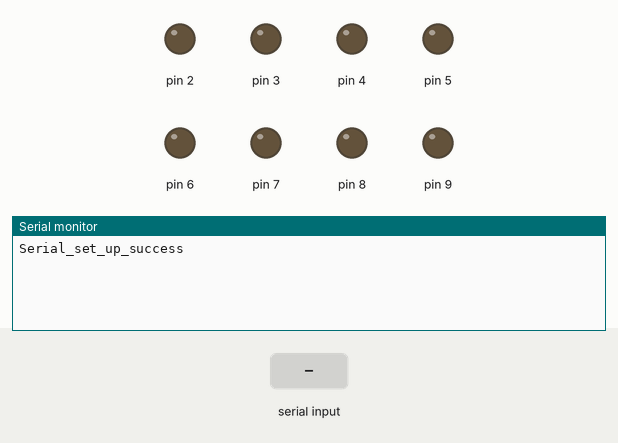
Simulated run of this sketch. Board: Arduino Uno, built with avr-gcc and run on an emulated ATmega328P. Parts: output pins drawn as LEDs (lit = HIGH), the last lines printed to the serial monitor. The inputs (shaded band) are chosen by the test bench.

Above: at 1.2 s.
1.3 s: "$" received over Serial
At 2.4 s:
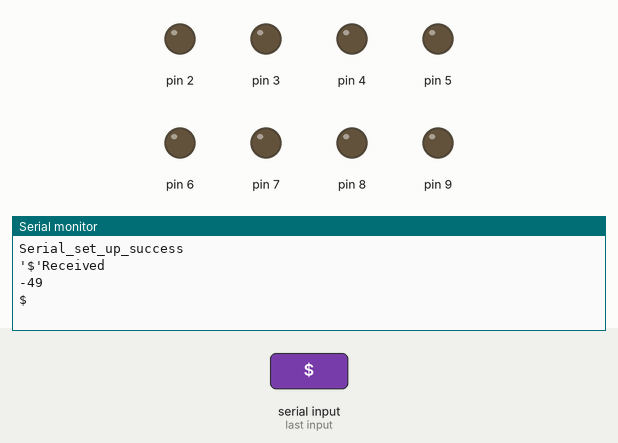
2.8 s: "^" received over Serial
At 3.6 s:
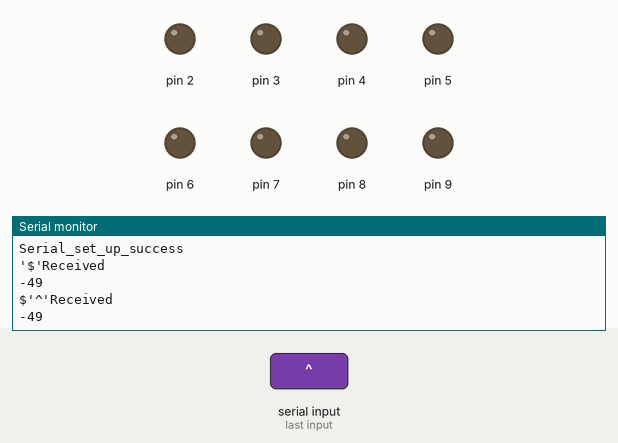
4.3 s: "90,45\n" received over Serial
At 4.7 s:
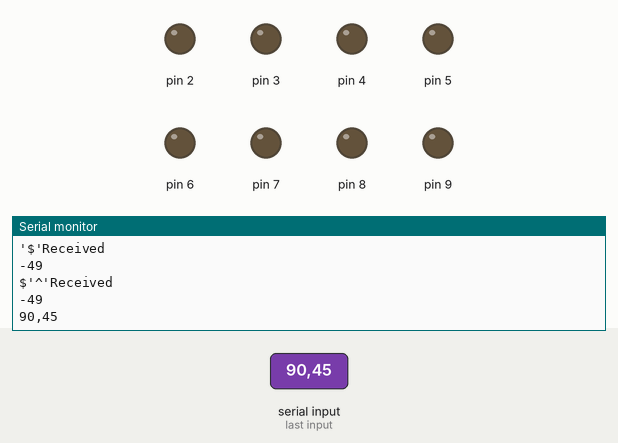

Measured:
- after the input at 1.3 s, the serial monitor: prints a new line at once (image 1)
- after the input at 2.8 s, the serial monitor: prints a new line at once (image 2)
- after the input at 4.3 s, the serial monitor: prints a new line at once (image 3)

The sketch:

4bitFiniteStateArduino.ino
```cpp
int setPin;
void setup()
{
  Serial.begin(115200);
  Serial.println("Serial_set_up_success");
  pinMode(1, OUTPUT);
  pinMode(2, OUTPUT);
  pinMode(3, OUTPUT);
  pinMode(4, OUTPUT);
  pinMode(5, OUTPUT);
  pinMode(6, OUTPUT);
  pinMode(7, OUTPUT);
  pinMode(8, OUTPUT);
  pinMode(9, OUTPUT);
}

void loop()
{
  while (Serial.available() > 0)
  {
    char c = Serial.read();
    if (c == '$')
    {
      Serial.println("'$'Received");
      char c = Serial.read();
      setPin = c - 48;
      digitalWrite(setPin, LOW);
      Serial.println(setPin);
    }
    if (c == '^')
    {
      Serial.println("'^'Received");
      char c = Serial.read();
      setPin = c - 48;
      digitalWrite(setPin, HIGH);
      Serial.println(setPin);
    }
    else
    {
      Serial.print(c);
    }
  }
}
```
